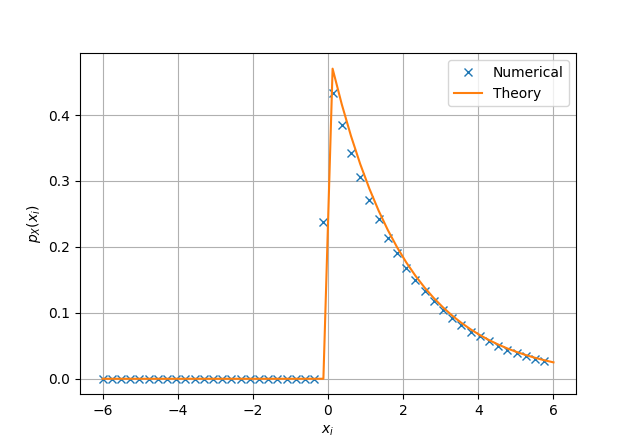

Generate this figure with Python:
#Importing numpy, scipy, mpmath and pyplot
import numpy as np
import mpmath as mp
import scipy 
import matplotlib.pyplot as plt

import math

maxrange=50
maxlim=6.0
x = np.linspace(-maxlim,maxlim,maxrange)#points on the x axis
simlen = int(1e6) #number of samples
err = [] #declaring probability list
pdf = [] #declaring pdf list
h = 2*maxlim/(maxrange-1);
#randvar = np.random.normal(0,1,simlen)
#randvar = np.loadtxt('uni.dat',dtype='double')
randvar = np.loadtxt('gau3.dat',dtype='double')

for i in range(0,maxrange):
	err_ind = np.nonzero(randvar < x[i]) #checking probability condition
	err_n = np.size(err_ind) #computing the probability
	err.append(err_n/simlen) #storing the probability values in a list

	
for i in range(0,maxrange-1):
	test = (err[i+1]-err[i])/(x[i+1]-x[i])
	pdf.append(test) #storing the pdf values in a list

def chidist_pdf(x):
    if (x<0):
       return 1e-5
    elif (x>=0):
       return (math.exp((-x)/2)*0.5)
	
vec_chi_pdf = scipy.vectorize(chidist_pdf)

plt.plot(x[0:(maxrange-1)].T,pdf,'x')
plt.plot(x,vec_chi_pdf(x))#plotting the CDF
plt.grid() #creating the grid
plt.xlabel('$x_i$')
plt.ylabel('$p_X(x_i)$')
plt.legend(["Numerical","Theory"])


plt.show() #opening the plot window
